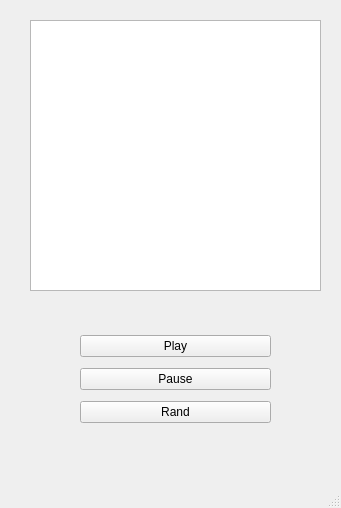
<?xml version="1.0" encoding="UTF-8"?>
<ui version="4.0">
 <class>MainWindow</class>
 <widget class="QMainWindow" name="MainWindow">
  <property name="geometry">
   <rect>
    <x>0</x>
    <y>0</y>
    <width>341</width>
    <height>508</height>
   </rect>
  </property>
  <property name="windowTitle">
   <string>MainWindow</string>
  </property>
  <widget class="QWidget" name="centralwidget">
   <widget class="QListWidget" name="listWidget">
    <property name="geometry">
     <rect>
      <x>30</x>
      <y>20</y>
      <width>291</width>
      <height>271</height>
     </rect>
    </property>
   </widget>
   <widget class="QWidget" name="gridLayoutWidget">
    <property name="geometry">
     <rect>
      <x>80</x>
      <y>330</y>
      <width>191</width>
      <height>101</height>
     </rect>
    </property>
    <layout class="QGridLayout" name="gridLayout">
     <item row="2" column="0">
      <widget class="QPushButton" name="pushButton_2">
       <property name="text">
        <string>Rand</string>
       </property>
      </widget>
     </item>
     <item row="0" column="0">
      <widget class="QPushButton" name="pushButton">
       <property name="text">
        <string>Play</string>
       </property>
      </widget>
     </item>
     <item row="1" column="0">
      <widget class="QPushButton" name="pushButton_3">
       <property name="text">
        <string>Pause</string>
       </property>
      </widget>
     </item>
    </layout>
   </widget>
  </widget>
  <widget class="QMenuBar" name="menubar">
   <property name="geometry">
    <rect>
     <x>0</x>
     <y>0</y>
     <width>341</width>
     <height>22</height>
    </rect>
   </property>
  </widget>
  <widget class="QStatusBar" name="statusbar"/>
 </widget>
 <resources/>
 <connections/>
</ui>
